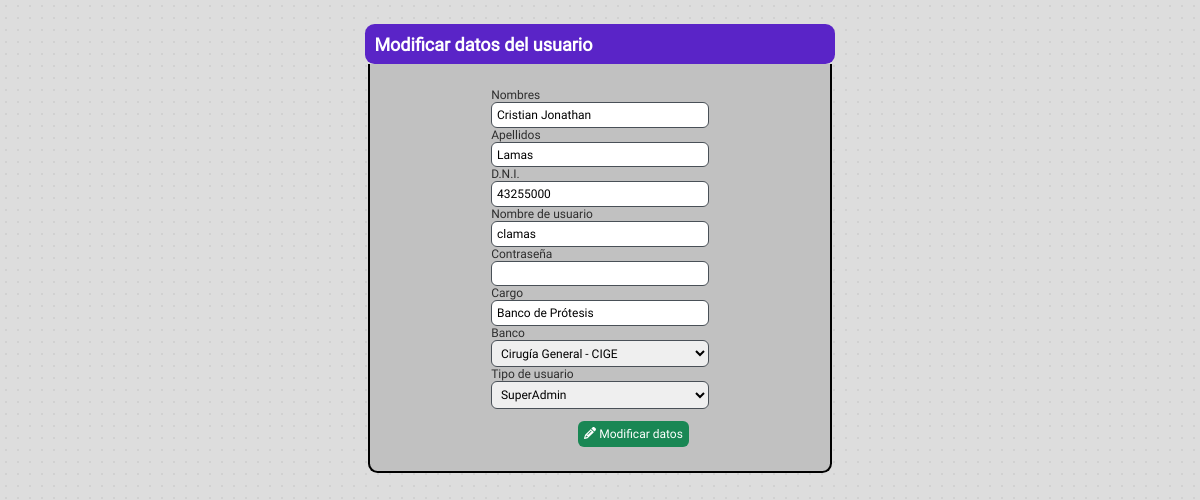
The app's page /app/search/modificarUser?id=1 (signed in) with its own data.
### tables this page shows
CREATE TABLE `users` (
  `id` int(11) NOT NULL,
  `nombre` varchar(255) NOT NULL,
  `apellido` varchar(255) NOT NULL,
  `dni` int(10) NOT NULL,
  `username` varchar(255) NOT NULL,
  `password` varchar(255) NOT NULL,
  `cargo` varchar(255) NOT NULL,
  `tipo_usuario` varchar(255) NOT NULL,
  `banco` varchar(255) NOT NULL,
  `ref` varchar(255) NOT NULL,
  `firma` longtext NOT NULL,
  `matricula` varchar(255) NOT NULL
);

### app/search/modificarUser.php (the view, shortened to what this page needs)
<?php
require_once '../../app/db/user.php';
$db = new DB();
$pdo = $db->connect();
if (isset($_GET['id']) && is_numeric($_GET['id'])) {
    $id = $_GET['id'];
    $stmt = $pdo->prepare("SELECT id, nombre, apellido, dni, username, cargo, tipo_usuario, banco FROM users WHERE id = :id");
    $stmt->bindParam(':id', $id, PDO::PARAM_INT);
    $stmt->execute();
    $userData = $stmt->fetch(PDO::FETCH_ASSOC);
    if ($userData) {
        $nombre = $userData['nombre'];
        $apellido = $userData['apellido'];
        $dni = $userData['dni'];
        $username = $userData['username'];
        $cargo = $userData['cargo'];
        $bancos = $userData['banco'];
        $tipoUsuario = $userData['tipo_usuario'];
    } else {
        echo "No se encontraron datos para el ID proporcionado";
        exit();
    }
} else {
    echo "ID inválido o no proporcionado";
    exit();
}
?>
<!DOCTYPE html>
<html lang="es-AR">
<head>
    <link rel="stylesheet" href="/Banco/public/css/base.css">
    <link rel="stylesheet" href="/Banco/public/css/header.css">
    <link rel="stylesheet" href="/Banco/public/css/modificarUser.css">
</head>
<body>
    <article>
        <div class="datosForm">
            <h2 class="datos-cabeza">Modificar datos del usuario</h2>
            <div class="datos-contenido">
                <form action="/Banco/app/search/modificar.php" method="post">
                    <label for="nombre">Nombres</label>
                    <input type="text" name="nombre" value="<?php echo $nombre; ?>" required>
                    <label for="apellido">Apellidos</label>
                    <input type="text" name="apellido" value="<?php echo $apellido; ?>" required>
                    <label for="dni">D.N.I.</label>
                    <input type="text" name="dni" value="<?php echo $dni; ?>" required>
                    <label for="username">Nombre de usuario</label>
                    <input type="text" name="username" value="<?php echo $username; ?>" required>
                    <label for="password">Contraseña</label>
                    <input type="text" name="password">
                    <label for="cargo">Cargo</label>
                    <input type="text" name="cargo" value="<?php echo $cargo; ?>" required>
                    <label for="banco">Banco</label>
                    <select name="banco" required>
                        <?php
                        try {
                            $stmt = $pdo->prepare("SELECT id, banco, siglas FROM bancos");
                            $stmt->execute();
                            while ($row = $stmt->fetch(PDO::FETCH_ASSOC)) {
                                $banco = $row['banco'];
                                $siglas = $row['siglas'];
                                if ($bancos == "Otro") {
                                    echo "<option value='Otro' selected>Otro</option>";
                                } else {
                                $selected = ($bancos == $siglas) ? 'selected' : '';
                                echo "<option value='$siglas' $selected>$banco - $siglas</option>";
                                }
                            }
                        } catch (PDOException $e) {
                            echo 'Error: ' . $e->getMessage();
                        }
                        ?>
                    </select>
                    <label for="tipo_usuario">Tipo de usuario</label>
                    <select name="tipo_usuario" id="tipo_usuario" required>
                        <option value="SuperAdmin" <?php if ($tipoUsuario == "SuperAdmin") echo "selected"; ?>>SuperAdmin</option>
                    </select>
                    <button type="submit" class="btn-verde"><i class="fa-solid fa-pencil"></i> Modificar datos</button>
                </form>
            </div>
        </div>
    </article>
</body>
</html>

### public/css/base.css (style rules this page uses)
:root { --color1: #5a24c7; --color2: #712cf9; --color3: #491da1; --color4: #37167a; --color5: #1b0b3b; }
article { padding: 1vw; width: 100%; min-height: calc(100% - 5.5vw); display: flex; flex-direction: column; color: #2e2e2e; font-size: 1vw; }
.btn-verde { color: #fff; background-color: #198754; border: #198754; padding: 0.5vw; border-radius: 0.5vw; font-size: 1vw; cursor: pointer; transition: all 0.15s ease-in-out; }
input, select, textarea { padding: 0.4vw; font-size: 1vw; border: 0.1vw #495057 solid; border-radius: 0.5vw; }

### public/css/header.css (style rules this page uses)
* { margin: 0; padding: 0; box-sizing: border-box; font-family: "Roboto", sans-serif; }
html { height: 100%; width: 100%; }
body { height: 100%; width: 100%; margin: 0; background-color: #dddddd; background-image: radial-gradient(#cfcfcfd4 0.1vw, transparent 0); background-size: 1vw 1vw; background-position: -19vw -19vw; }

### public/css/modificarUser.css (style rules this page uses)
form { margin-top: 1vw; display: flex; flex-direction: column; width: 50%; justify-content: center; align-content: center; }
form button { width: max-content; margin: 1vw; margin-left: 40%; }
article { display: flex; flex-direction: row; flex-wrap: wrap; align-content: flex-start; justify-content: space-evenly; align-items: flex-start; }
.datosForm { display: flex; flex-direction: column; flex-wrap: nowrap; align-content: center; justify-content: center; align-items: center; width: 40%; }
.datos-cabeza { background-color: var(--color1); color: #fff; padding: 0.8vw; margin: 1vw 0 0 0; border-radius: 0.8vw; transition: all 0.3s ease-in-out; width: 100%; }
.datos-contenido { max-height: 35vw; transition: max-height 0.3s ease-in; background-color: #c1c1c1; border-radius: 0 0 0.8vw 0.8vw; padding: 1vw; border-color: #000; border-style: solid; border-width: 0 0.2vw 0.2vw 0.2vw; width: 98.5%; justify-content: center; display: flex; }
input, select { width: 100%; }

### records on screen
users: nombre "Cristian Jonathan", apellido "Lamas", dni "43255000", username "clamas", cargo "Banco de Prótesis", tipo_usuario "SuperAdmin"

### other values on screen
form field banco "Cirugía General - CIGE"
